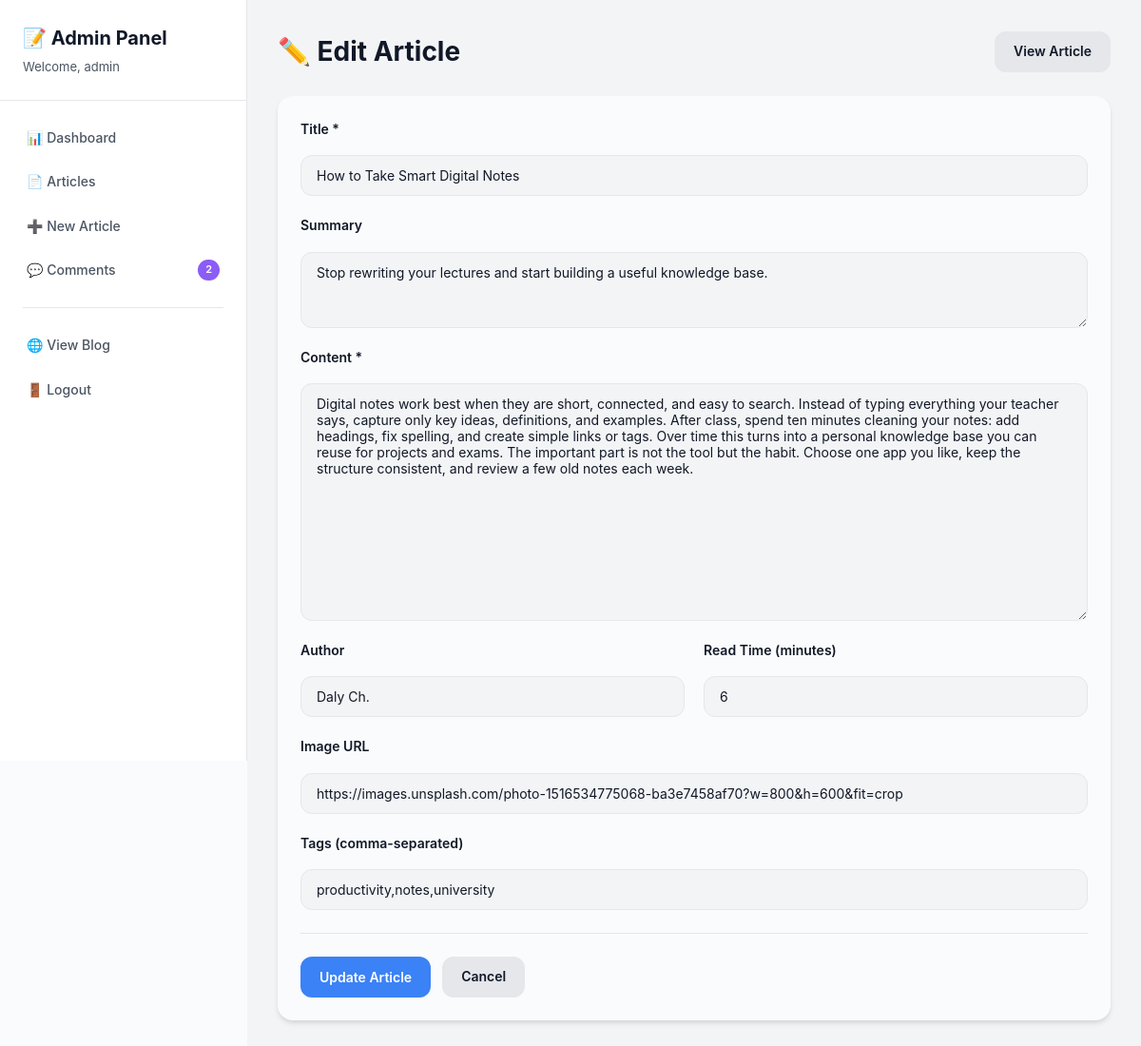
The page /admin/article-form.php?id=2 (signed in) on the database its author committed.
### tables this page shows
CREATE TABLE IF NOT EXISTS articles (
    id INT AUTO_INCREMENT PRIMARY KEY,
    title VARCHAR(255) NOT NULL,
    summary TEXT,
    content TEXT NOT NULL,
    author VARCHAR(100) DEFAULT 'Anonymous',
    image_url VARCHAR(500),
    tags VARCHAR(255),
    read_time INT DEFAULT 5,
    created_at TIMESTAMP DEFAULT CURRENT_TIMESTAMP,
    updated_at TIMESTAMP DEFAULT CURRENT_TIMESTAMP ON UPDATE CURRENT_TIMESTAMP
);

### admin/includes/auth.php (called while the page is built, shortened)
<?php
function getAdminUsername() {
    return isset($_SESSION['admin_username']) ? $_SESSION['admin_username'] : '';
}
?>

### includes/config.php (called while the page is built, shortened)
<?php
function escape($string) {
    return htmlspecialchars($string, ENT_QUOTES, 'UTF-8');
}
?>

### admin/article-form.php (the view, shortened to what this page needs)
<?php
require_once 'includes/auth.php';
require_once '../includes/config.php';
$pdo = getDbConnection();
$article = [
    'id' => '',
    'title' => '',
    'summary' => '',
    'content' => '',
    'author' => '',
    'image_url' => '',
    'tags' => '',
    'read_time' => 5
];
$isEdit = false;
if (isset($_GET['id']) && is_numeric($_GET['id'])) {
    $isEdit = true;
    $stmt = $pdo->prepare("SELECT * FROM articles WHERE id = :id");
    $stmt->execute(['id' => intval($_GET['id'])]);
    $existingArticle = $stmt->fetch();
    if ($existingArticle) {
        $article = $existingArticle;
    } else {
        header('Location: /admin/articles.php');
        exit;
    }
}
$pendingComments = $pdo->query("SELECT COUNT(*) FROM comments WHERE is_approved = FALSE")->fetchColumn();
$currentTheme = isset($_COOKIE['theme']) ? $_COOKIE['theme'] : 'light';
?>
<!DOCTYPE html>
<html lang="en" data-theme="<?php echo htmlspecialchars($currentTheme); ?>">
<head>
    <link rel="stylesheet" href="/styles/base.css">
    <link rel="stylesheet" href="/styles/themes.css">
    <link rel="stylesheet" href="/styles/admin.css">
</head>
<body>
    <div class="admin-layout">
        <aside class="admin-sidebar">
            <div class="admin-brand">
                <h2>📝 Admin Panel</h2>
                <p>Welcome, <?php echo escape(getAdminUsername()); ?></p>
            </div>
            <nav class="admin-nav">
                <a href="/admin/index.php" class="admin-nav-link">📊 Dashboard</a>
                <a href="/admin/articles.php" class="admin-nav-link">📄 Articles</a>
                <a href="/admin/article-form.php" class="admin-nav-link <?php echo !$isEdit ? 'active' : ''; ?>">➕ New Article</a>
                <a href="/admin/comments.php" class="admin-nav-link">
                    💬 Comments
                    <?php if ($pendingComments > 0): ?>
                    <span class="badge"><?php echo $pendingComments; ?></span>
                    <?php endif; ?>
                </a>
                <hr>
                <a href="/index.php" class="admin-nav-link" target="_blank">🌐 View Blog</a>
                <a href="/admin/logout.php" class="admin-nav-link">🚪 Logout</a>
            </nav>
        </aside>
        <main class="admin-main">
            <header class="admin-header">
                <h1><?php echo $isEdit ? '✏️ Edit Article' : '➕ New Article'; ?></h1>
                <?php if ($isEdit): ?>
                <a href="/article.php?id=<?php echo $article['id']; ?>" class="btn btn-secondary" target="_blank">View Article</a>
                <?php endif; ?>
            </header>
            <div class="admin-card">
                <form method="POST" class="article-form">
                    <div class="form-group">
                        <label for="title" class="form-label">Title *</label>
                        <input
                            type="text"
                            id="title"
                            name="title"
                            class="form-input"
                            value="<?php echo escape($article['title']); ?>"
                            required
                            placeholder="Enter article title"
                        >
                    </div>
                    <div class="form-group">
                        <label for="summary" class="form-label">Summary</label>
                        <textarea
                            id="summary"
                            name="summary"
                            class="form-textarea form-textarea-small"
                            placeholder="A brief description of the article"
                        ><?php echo escape($article['summary']); ?></textarea>
                    </div>
                    <div class="form-group">
                        <label for="content" class="form-label">Content *</label>
                        <textarea
                            id="content"
                            name="content"
                            class="form-textarea form-textarea-large"
                            required
                            placeholder="Write your article content here..."
                        ><?php echo escape($article['content']); ?></textarea>
                    </div>
                    <div class="form-row">
                        <div class="form-group">
                            <label for="author" class="form-label">Author</label>
                            <input
                                type="text"
                                id="author"
                                name="author"
                                class="form-input"
                                value="<?php echo escape($article['author']); ?>"
                                placeholder="Author name"
                            >
                        </div>
                        <div class="form-group">
                            <label for="read_time" class="form-label">Read Time (minutes)</label>
                            <input
                                type="number"
                                id="read_time"
                                name="read_time"
                                class="form-input"
                                value="<?php echo $article['read_time']; ?>"
                                min="1"
                                max="60"
                            >
                        </div>
                    </div>
                    <div class="form-group">
                        <label for="image_url" class="form-label">Image URL</label>
                        <input
                            type="url"
                            id="image_url"
                            name="image_url"
                            class="form-input"
                            value="<?php echo escape($article['image_url']); ?>"
                            placeholder="https://example.com/image.jpg"
                        >
                    </div>
                    <div class="form-group">
                        <label for="tags" class="form-label">Tags (comma-separated)</label>
                        <input
                            type="text"
                            id="tags"
                            name="tags"
                            class="form-input"
                            value="<?php echo escape($article['tags']); ?>"
                            placeholder="productivity, coding, tips"
                        >
                    </div>
                    <div class="form-actions">
                        <button type="submit" class="btn btn-primary">
                            <?php echo $isEdit ? 'Update Article' : 'Create Article'; ?>
                        </button>
                        <a href="/admin/articles.php" class="btn btn-secondary">Cancel</a>
                    </div>
                </form>
            </div>
        </main>
    </div>
</body>
</html>

### styles/base.css (style rules this page uses)
:root { --font-sans: -apple-system, BlinkMacSystemFont, "Segoe UI", Roboto, "Helvetica Neue", Arial, sans-serif; --font-mono: "SF Mono", Monaco, "Cascadia Code", "Roboto Mono", Consolas, monospace; --radius-sm: 8px; --radius-md: 12px; --radius-lg: 16px; --radius-xl: 24px; --shadow-sm: 0 1px 2px 0 rgba(0, 0, 0, 0.05); --shadow-md: 0 4px 6px -1px rgba(0, 0, 0, 0.1), 0 2px 4px -1px rgba(0, 0, 0, 0.06); --shadow-lg: 0 10px 15px -3px rgba(0, 0, 0, 0.1), 0 4px 6px -2px rgba(0, 0, 0, 0.05); --shadow-xl: 0 20px 25px -5px rgba(0, 0, 0, 0.1), 0 10px 10px -5px rgba(0, 0, 0, 0.04); --transition-fast: 150ms cubic-bezier(0.4, 0, 0.2, 1); --transition-base: 200ms cubic-bezier(0.4, 0, 0.2, 1); --transition-slow: 300ms cubic-bezier(0.4, 0, 0.2, 1); --z-base: 1; --z-dropdown: 10; --z-sticky: 20; --z-fixed: 30; --z-modal: 40; --z-toast: 50; }
* { box-sizing: border-box; margin: 0; padding: 0; }
html { scroll-behavior: smooth; }
body { font-family: var(--font-sans); font-size: 16px; line-height: 1.6; color: var(--text-primary); background-color: var(--bg-primary); transition: background-color var(--transition-base), color var(--transition-base); -webkit-font-smoothing: antialiased; -moz-osx-font-smoothing: grayscale; }
a { color: var(--accent-primary); text-decoration: none; transition: color var(--transition-fast); }
button { font-family: inherit; font-size: inherit; border: none; background: none; cursor: pointer; color: inherit; }
input, textarea { font-family: inherit; font-size: inherit; color: inherit; border: none; background: none; }
.form-group { display: flex; flex-direction: column; gap: 8px; }
.form-label { font-size: 14px; font-weight: 500; color: var(--text-primary); }
.form-input, .form-textarea { padding: 12px 16px; background: var(--bg-secondary); border: 1px solid var(--border-primary); border-radius: var(--radius-md); font-size: 15px; transition: all var(--transition-fast); }
.form-textarea { min-height: 120px; resize: vertical; }

### styles/themes.css (style rules this page uses)
[data-theme="light"] { --bg-primary: #fafbfc; --bg-secondary: #f3f4f6; --bg-tertiary: #e5e7eb; --bg-elevated: #ffffff; --text-primary: #111827; --text-secondary: #4b5563; --text-tertiary: #9ca3af; --border-primary: #e5e7eb; --border-secondary: #f3f4f6; --border-hover: #d1d5db; --accent-primary: #3b82f6; --accent-secondary: #8b5cf6; --accent-hover: #2563eb; }

### rows shown on the page
articles: title "How to Take Smart Digital Notes", summary "Stop rewriting your lectures and start building a useful knowledge base.", content "Digital notes work best when they are short, connected, and easy to search. Instead of typing everything your teacher says, capture only key ideas, definitions, and examples. After class, spend ten minutes cleaning your notes: add headings, fix spelling, and create simple links or tags. Over time this turns into a personal knowledge base you can reuse for projects and exams. The important part is not the tool but the habit. Choose one app you like, keep the structure consistent, and review a few old notes each week.", author "Daly Ch.", read_time "6", image_url "https://images.unsplash.com/photo-1516534775068-ba3e7458af70?w=800&h=600&fit=crop", tags "productivity,notes,university"

### other values the page prints
getAdminUsername() "admin"
$pendingComments "2"
